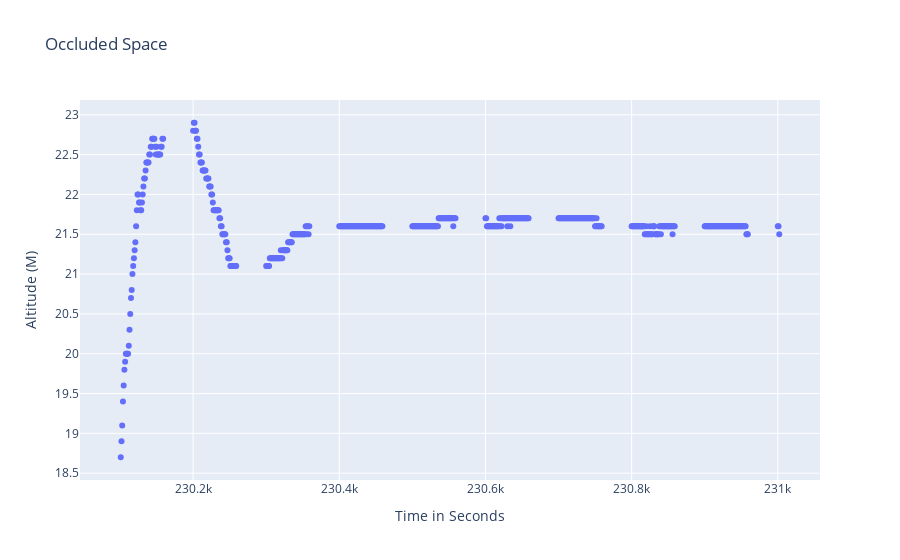

Source (notebook cell):
### Code cell
# Scatter plot of altitude vs time

fig_1 = px.scatter(df_oc_s, x="UTC", y="Altitude",labels={"Altitude": "Altitude (M)", "UTC": "Time in Seconds"}, title="Occluded Space")
fig_1.show()

### Figure 1 — Plotly figure (JSON) as saved in the notebook; plotly's stock layout.template omitted (floating-point values rounded to 4 significant figures; data arrays with more than 128 entries replaced by an {"elided": "..."} marker saying what was removed)
{"data": [{"hovertemplate": "Time in Seconds=%{x}<br>Altitude (M)=%{y}<extra></extra>", "legendgroup": "", "marker": {"color": "#636efa", "symbol": "circle"}, "mode": "markers", "name": "", "orientation": "v", "showlegend": false, "type": "scatter", "x": {"elided": "542 int values"}, "xaxis": "x", "y": {"elided": "542 float values"}, "yaxis": "y"}], "layout": {"legend": {"tracegroupgap": 0}, "title": {"text": "Occluded Space"}, "xaxis": {"anchor": "y", "domain": [0, 1], "title": {"text": "Time in Seconds"}}, "yaxis": {"anchor": "x", "domain": [0, 1], "title": {"text": "Altitude (M)"}}}}
